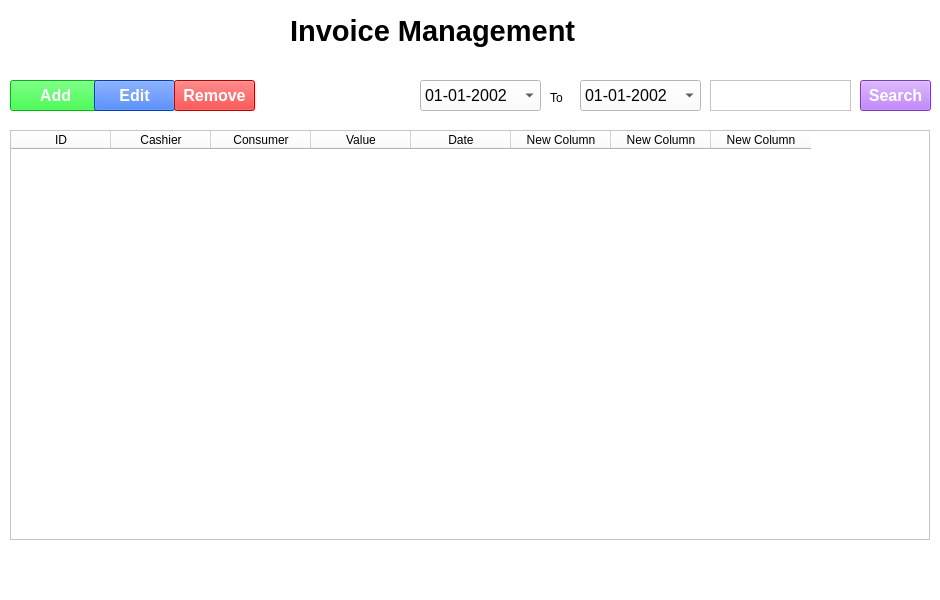
<?xml version="1.0" encoding="UTF-8"?>
<ui version="4.0">
 <class>MainWindow</class>
 <widget class="QMainWindow" name="MainWindow">
  <property name="geometry">
   <rect>
    <x>0</x>
    <y>0</y>
    <width>940</width>
    <height>600</height>
   </rect>
  </property>
  <property name="font">
   <font>
    <pointsize>11</pointsize>
    <weight>50</weight>
    <bold>false</bold>
   </font>
  </property>
  <property name="windowTitle">
   <string>MainWindow</string>
  </property>
  <property name="styleSheet">
   <string notr="true">background: rgb(255, 255, 255)</string>
  </property>
  <widget class="QWidget" name="centralwidget">
   <widget class="QLabel" name="label">
    <property name="geometry">
     <rect>
      <x>290</x>
      <y>10</y>
      <width>331</width>
      <height>41</height>
     </rect>
    </property>
    <property name="font">
     <font>
      <family>MS Shell Dlg 2</family>
      <pointsize>22</pointsize>
      <weight>75</weight>
      <bold>true</bold>
     </font>
    </property>
    <property name="styleSheet">
     <string notr="true">
color: rgb(0, 0, 0);</string>
    </property>
    <property name="text">
     <string>Invoice Management</string>
    </property>
   </widget>
   <widget class="QPushButton" name="AddButton">
    <property name="geometry">
     <rect>
      <x>10</x>
      <y>80</y>
      <width>91</width>
      <height>31</height>
     </rect>
    </property>
    <property name="font">
     <font>
      <pointsize>12</pointsize>
      <weight>75</weight>
      <bold>true</bold>
     </font>
    </property>
    <property name="styleSheet">
     <string notr="true">background:rgb(1, 255, 22);
textsize: 14;
color: rgb(255, 255, 255);
</string>
    </property>
    <property name="text">
     <string>Add</string>
    </property>
   </widget>
   <widget class="QPushButton" name="EditButton">
    <property name="geometry">
     <rect>
      <x>94</x>
      <y>80</y>
      <width>81</width>
      <height>31</height>
     </rect>
    </property>
    <property name="font">
     <font>
      <pointsize>12</pointsize>
      <weight>75</weight>
      <bold>true</bold>
     </font>
    </property>
    <property name="styleSheet">
     <string notr="true">background: rgb(0, 85, 255);
color: rgb(255, 255, 255);</string>
    </property>
    <property name="text">
     <string>Edit</string>
    </property>
   </widget>
   <widget class="QPushButton" name="RemoveButton">
    <property name="geometry">
     <rect>
      <x>174</x>
      <y>80</y>
      <width>81</width>
      <height>31</height>
     </rect>
    </property>
    <property name="font">
     <font>
      <pointsize>12</pointsize>
      <weight>75</weight>
      <bold>true</bold>
     </font>
    </property>
    <property name="styleSheet">
     <string notr="true">background: rgb(255, 0, 0);
color: rgb(255, 255, 255);</string>
    </property>
    <property name="text">
     <string>Remove</string>
    </property>
   </widget>
   <widget class="QComboBox" name="comboBox">
    <property name="geometry">
     <rect>
      <x>420</x>
      <y>80</y>
      <width>121</width>
      <height>31</height>
     </rect>
    </property>
    <property name="font">
     <font>
      <pointsize>12</pointsize>
      <weight>50</weight>
      <bold>false</bold>
     </font>
    </property>
    <item>
     <property name="text">
      <string>01-01-2002</string>
     </property>
    </item>
    <item>
     <property name="text">
      <string>02-07-2008</string>
     </property>
    </item>
    <item>
     <property name="text">
      <string>31-11-2012</string>
     </property>
    </item>
    <item>
     <property name="text">
      <string>05-05-2016</string>
     </property>
    </item>
    <item>
     <property name="text">
      <string>17-06-2020</string>
     </property>
    </item>
    <item>
     <property name="text">
      <string>05-12-2024</string>
     </property>
    </item>
   </widget>
   <widget class="QComboBox" name="comboBox_2">
    <property name="geometry">
     <rect>
      <x>580</x>
      <y>80</y>
      <width>121</width>
      <height>31</height>
     </rect>
    </property>
    <property name="font">
     <font>
      <pointsize>12</pointsize>
      <weight>50</weight>
      <bold>false</bold>
     </font>
    </property>
    <item>
     <property name="text">
      <string>01-01-2002</string>
     </property>
    </item>
    <item>
     <property name="text">
      <string>02-07-2008</string>
     </property>
    </item>
    <item>
     <property name="text">
      <string>31-11-2012</string>
     </property>
    </item>
    <item>
     <property name="text">
      <string>05-05-2016</string>
     </property>
    </item>
    <item>
     <property name="text">
      <string>17-06-2020</string>
     </property>
    </item>
    <item>
     <property name="text">
      <string>05-12-2024</string>
     </property>
    </item>
   </widget>
   <widget class="QLabel" name="label_2">
    <property name="geometry">
     <rect>
      <x>550</x>
      <y>90</y>
      <width>21</width>
      <height>16</height>
     </rect>
    </property>
    <property name="text">
     <string>To</string>
    </property>
   </widget>
   <widget class="QPushButton" name="SearchButton">
    <property name="geometry">
     <rect>
      <x>860</x>
      <y>80</y>
      <width>71</width>
      <height>31</height>
     </rect>
    </property>
    <property name="font">
     <font>
      <pointsize>12</pointsize>
      <weight>75</weight>
      <bold>true</bold>
     </font>
    </property>
    <property name="styleSheet">
     <string notr="true">background: rgb(170, 85, 255);
color: rgb(255, 255, 255);</string>
    </property>
    <property name="text">
     <string>Search</string>
    </property>
   </widget>
   <widget class="QPlainTextEdit" name="SearchText">
    <property name="geometry">
     <rect>
      <x>710</x>
      <y>80</y>
      <width>141</width>
      <height>31</height>
     </rect>
    </property>
   </widget>
   <widget class="QTableWidget" name="tableWidget">
    <property name="geometry">
     <rect>
      <x>10</x>
      <y>130</y>
      <width>920</width>
      <height>410</height>
     </rect>
    </property>
    <property name="font">
     <font>
      <pointsize>12</pointsize>
      <weight>50</weight>
      <bold>false</bold>
     </font>
    </property>
    <column>
     <property name="text">
      <string>ID</string>
     </property>
    </column>
    <column>
     <property name="text">
      <string>Cashier</string>
     </property>
    </column>
    <column>
     <property name="text">
      <string>Consumer</string>
     </property>
    </column>
    <column>
     <property name="text">
      <string>Value</string>
     </property>
    </column>
    <column>
     <property name="text">
      <string>Date</string>
     </property>
    </column>
    <column>
     <property name="text">
      <string>New Column</string>
     </property>
    </column>
    <column>
     <property name="text">
      <string>New Column</string>
     </property>
    </column>
    <column>
     <property name="text">
      <string>New Column</string>
     </property>
    </column>
   </widget>
   <widget class="QPushButton" name="SearchButton_2">
    <property name="geometry">
     <rect>
      <x>20</x>
      <y>10</y>
      <width>41</width>
      <height>41</height>
     </rect>
    </property>
    <property name="font">
     <font>
      <pointsize>12</pointsize>
      <weight>75</weight>
      <bold>true</bold>
     </font>
    </property>
    <property name="styleSheet">
     <string notr="true">background:url(:/newPrefix/src/pngtree-vector-leftward-arrow-icon-png-image_991704.jpg)</string>
    </property>
    <property name="text">
     <string/>
    </property>
    <property name="flat">
     <bool>true</bool>
    </property>
   </widget>
  </widget>
  <widget class="QStatusBar" name="statusbar"/>
  <widget class="QMenuBar" name="menubar">
   <property name="geometry">
    <rect>
     <x>0</x>
     <y>0</y>
     <width>940</width>
     <height>21</height>
    </rect>
   </property>
  </widget>
  <action name="actionRefresh">
   <property name="text">
    <string>Refresh</string>
   </property>
  </action>
 </widget>
 <resources>
  <include location="src.qrc"/>
 </resources>
 <connections/>
</ui>
